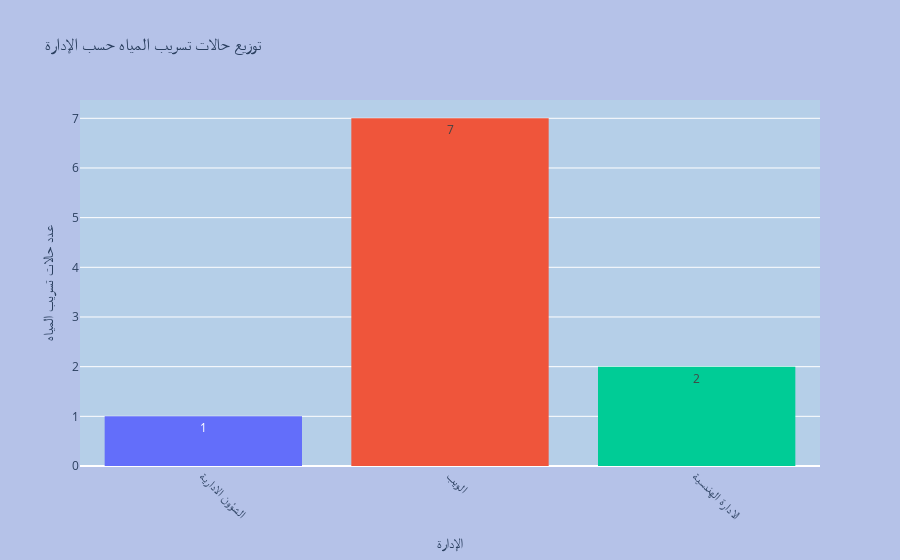

Notebook source saved alongside this figure:
### Code cell
#  انشاء الرسم البياني لتسريبات المياه
fig = px.histogram(
    Water_leak,
    x='الإدارة المتواجد بها الحالة',
    color='الإدارة المتواجد بها الحالة',
    text_auto=True,
    title='توزيع حالات تسريب المياه حسب الإدارة',
    labels={'الإدارة المتواجد بها الحالة': 'الإدارة', 'count': 'عدد الحالات'}
)

# تحسين التنسيق باستخدام update_layout فقط
fig.update_layout(
    xaxis_title="الإدارة",
    yaxis_title="عدد حالات تسريب المياه",
    showlegend=False,
    plot_bgcolor='#b5cfe8',
    paper_bgcolor='#b5c2e8',
    font=dict(size=12),
    xaxis=dict(tickangle=45)  # تدوير المحور X هنا
)

# إظهار الرسم البياني
fig.show()

### Figure 1 — Plotly figure (JSON) as saved in the notebook; plotly's stock layout.template omitted (floating-point values rounded to 4 significant figures)
{"data": [{"bingroup": "x", "hovertemplate": "الإدارة=%{x}<br>count=%{y}<extra></extra>", "legendgroup": "الشؤون الادارية", "marker": {"color": "#636efa", "pattern": {"shape": ""}}, "name": "الشؤون الادارية", "orientation": "v", "showlegend": true, "texttemplate": "%{value}", "type": "histogram", "x": ["الشؤون الادارية"], "xaxis": "x", "yaxis": "y"}, {"bingroup": "x", "hovertemplate": "الإدارة=%{x}<br>count=%{y}<extra></extra>", "legendgroup": "الويب", "marker": {"color": "#EF553B", "pattern": {"shape": ""}}, "name": "الويب", "orientation": "v", "showlegend": true, "texttemplate": "%{value}", "type": "histogram", "x": ["الويب", "الويب", "الويب", "الويب", "الويب", "الويب", "الويب"], "xaxis": "x", "yaxis": "y"}, {"bingroup": "x", "hovertemplate": "الإدارة=%{x}<br>count=%{y}<extra></extra>", "legendgroup": "الادارة الهندسية", "marker": {"color": "#00cc96", "pattern": {"shape": ""}}, "name": "الادارة الهندسية", "orientation": "v", "showlegend": true, "texttemplate": "%{value}", "type": "histogram", "x": ["الادارة الهندسية", "الادارة الهندسية"], "xaxis": "x", "yaxis": "y"}], "layout": {"barmode": "relative", "font": {"size": 12}, "legend": {"title": {"text": "الإدارة"}, "tracegroupgap": 0}, "paper_bgcolor": "#b5c2e8", "plot_bgcolor": "#b5cfe8", "showlegend": false, "title": {"text": "توزيع حالات تسريب المياه حسب الإدارة"}, "xaxis": {"anchor": "y", "categoryarray": ["الشؤون الادارية", "الويب", "الادارة الهندسية"], "categoryorder": "array", "domain": [0, 1], "tickangle": 45, "title": {"text": "الإدارة"}}, "yaxis": {"anchor": "x", "domain": [0, 1], "title": {"text": "عدد حالات تسريب المياه"}}}}
